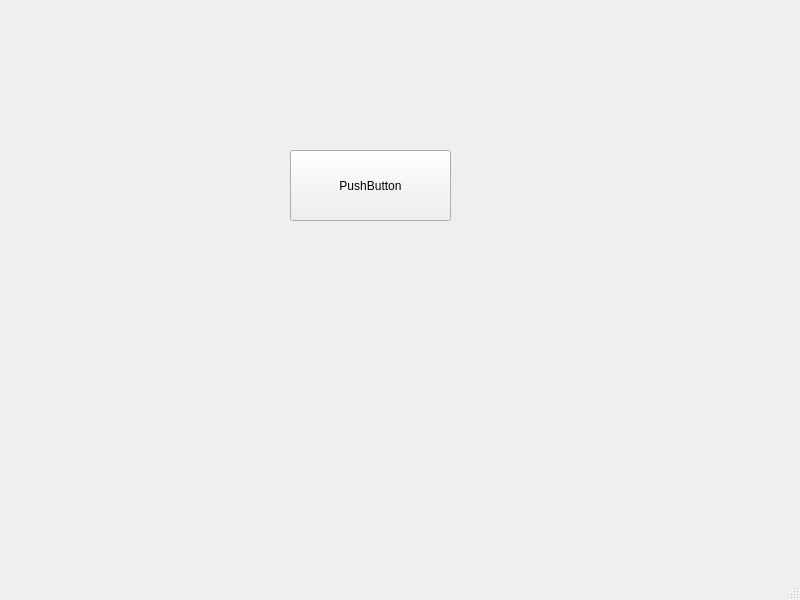
<?xml version="1.0" encoding="UTF-8"?>
<ui version="4.0">
 <class>MainWindow</class>
 <widget class="QMainWindow" name="MainWindow">
  <property name="geometry">
   <rect>
    <x>0</x>
    <y>0</y>
    <width>800</width>
    <height>600</height>
   </rect>
  </property>
  <property name="windowTitle">
   <string>MainWindow</string>
  </property>
  <widget class="QWidget" name="centralwidget">
   <widget class="PushButton" name="loginButton">
    <property name="geometry">
     <rect>
      <x>290</x>
      <y>150</y>
      <width>161</width>
      <height>71</height>
     </rect>
    </property>
    <property name="text">
     <string>PushButton</string>
    </property>
   </widget>
  </widget>
  <widget class="QMenuBar" name="menubar">
   <property name="geometry">
    <rect>
     <x>0</x>
     <y>0</y>
     <width>800</width>
     <height>22</height>
    </rect>
   </property>
  </widget>
  <widget class="QStatusBar" name="statusbar"/>
 </widget>
 <customwidgets>
  <customwidget>
   <class>PushButton</class>
   <extends>QPushButton</extends>
   <header>qfluentwidgets</header>
  </customwidget>
 </customwidgets>
 <resources/>
 <connections/>
</ui>
